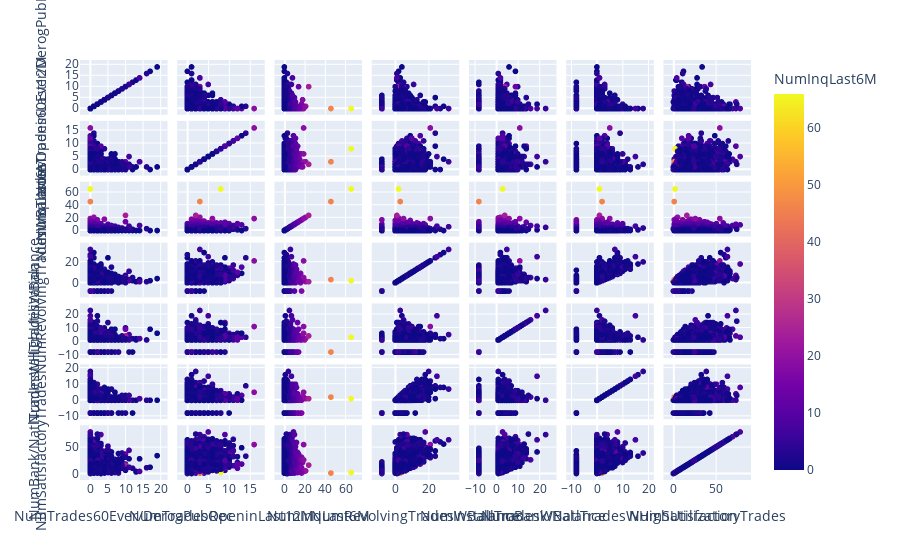

Source (notebook cell):
### Code cell
cols = [
    "NumTrades60Ever/DerogPubRec",
    "NumTradesOpeninLast12M",
    "NumInqLast6M",
    "NumRevolvingTradesWBalance",
    "NumInstallTradesWBalance",
    "NumBank/NatlTradesWHighUtilization",
    "NumSatisfactoryTrades"
]
fig = px.scatter_matrix(
    data_frame=df,
    dimensions=cols,
    color="NumInqLast6M"
)
fig.show()

### Figure 1 — Plotly figure (JSON) as saved in the notebook; plotly's stock layout.template omitted (floating-point values rounded to 4 significant figures; data arrays with more than 128 entries replaced by an {"elided": "..."} marker saying what was removed)
{"data": [{"dimensions": [{"axis": {"matches": true}, "label": "NumTrades60Ever/DerogPubRec", "values": {"elided": "8883 int values"}}, {"axis": {"matches": true}, "label": "NumTradesOpeninLast12M", "values": {"elided": "8883 int values"}}, {"axis": {"matches": true}, "label": "NumInqLast6M", "values": {"elided": "8883 int values"}}, {"axis": {"matches": true}, "label": "NumRevolvingTradesWBalance", "values": {"elided": "8883 int values"}}, {"axis": {"matches": true}, "label": "NumInstallTradesWBalance", "values": {"elided": "8883 int values"}}, {"axis": {"matches": true}, "label": "NumBank/NatlTradesWHighUtilization", "values": {"elided": "8883 int values"}}, {"axis": {"matches": true}, "label": "NumSatisfactoryTrades", "values": {"elided": "8883 int values"}}], "hovertemplate": "%{xaxis.title.text}=%{x}<br>%{yaxis.title.text}=%{y}<br>NumInqLast6M=%{marker.color}<extra></extra>", "legendgroup": "", "marker": {"color": {"elided": "8883 int values"}, "coloraxis": "coloraxis", "symbol": "circle"}, "name": "", "showlegend": false, "type": "splom"}], "layout": {"coloraxis": {"colorbar": {"title": {"text": "NumInqLast6M"}}, "colorscale": [[0, "#0d0887"], [0.1111, "#46039f"], [0.2222, "#7201a8"], [0.3333, "#9c179e"], [0.4444, "#bd3786"], [0.5556, "#d8576b"], [0.6667, "#ed7953"], [0.7778, "#fb9f3a"], [0.8889, "#fdca26"], [1, "#f0f921"]]}, "dragmode": "select", "legend": {"tracegroupgap": 0}, "margin": {"t": 60}}}
